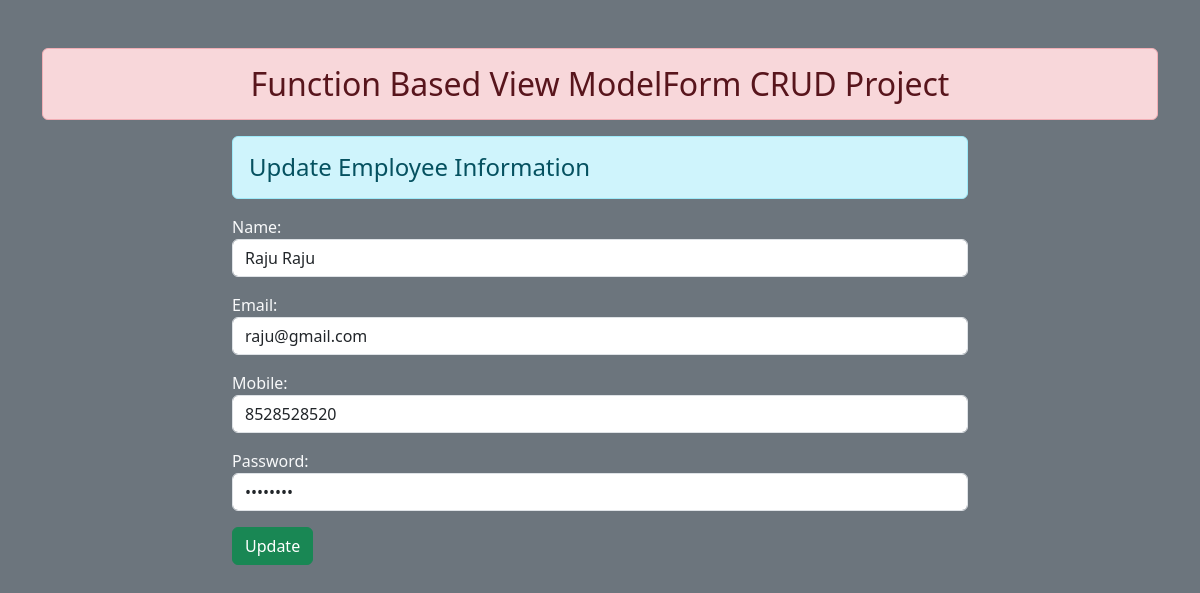
Page /update/25/ on the committed database.
### myapp/models.py (models this page shows)
class User(models.Model):
    name = models.CharField(max_length=70)
    email = models.EmailField()
    mobile = models.IntegerField()
    password = models.CharField(max_length=20)

### myapp/views.py (the view)
# urls.py: path('update/<int:id>/',views.update_data, name='updatedata'),
def update_data(request,id):
    if request.method=='POST':
        pi = User.objects.get(pk=id)
        fm = EmployeeRegistration(request.POST, instance=pi)
        if fm.is_valid():
            fm.save()
        return redirect('add_show')
    else:
        pi = User.objects.get(pk=id)
        fm = EmployeeRegistration(instance=pi)
    return render(request, 'update.html',{'form':fm})

### myapp/forms.py
class EmployeeRegistration(forms.ModelForm):
    class Meta:
        model = User
        fields = ['name', 'email', 'mobile', 'password']
        widgets = {
            'name' : forms.TextInput(attrs={'class':'form-control'}),
            'email' : forms.EmailInput(attrs={'class':'form-control'}),
            'mobile' : forms.NumberInput(attrs={'class':'form-control'}),
            'password' : forms.PasswordInput(render_value=True, attrs={'class':'form-control'}),
        }

### template/update.html (shortened to what this page needs)
{% extends 'base.html' %}
{% load static %}
{% block main-container %}
<div class="row">
    <div class="col-sm-8 offset-2">
        <h4 class="alert alert-info">Update Employee Information</h4>
        <form action="" method="POST" class="fw-medium text-light">
            {{form.as_p}}
            <input type="submit" value="Update" class="btn btn-success">
        </form>
    </div>
</div>
{% endblock main-container %}

### rows in the picture
User: name "Raju Raju", email "raju@gmail.com", mobile "8528528520"
